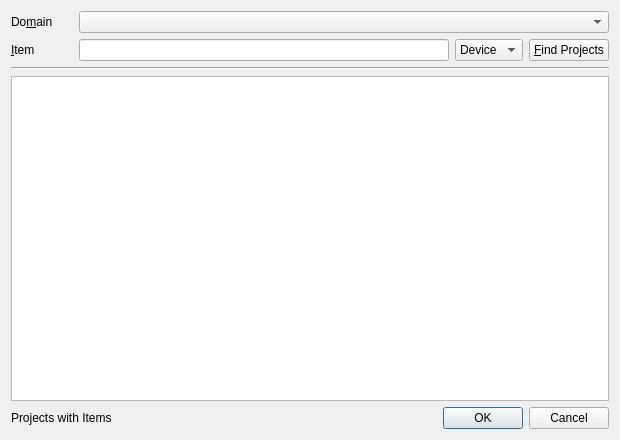
<?xml version="1.0" encoding="UTF-8"?>
<ui version="4.0">
 <class>Dialog</class>
 <widget class="QDialog" name="Dialog">
  <property name="geometry">
   <rect>
    <x>0</x>
    <y>0</y>
    <width>620</width>
    <height>440</height>
   </rect>
  </property>
  <property name="minimumSize">
   <size>
    <width>620</width>
    <height>440</height>
   </size>
  </property>
  <property name="windowTitle">
   <string>Dialog</string>
  </property>
  <layout class="QVBoxLayout" name="verticalLayout">
   <item>
    <layout class="QHBoxLayout" name="horizontalLayout">
     <item>
      <widget class="QLabel" name="label_domain">
       <property name="minimumSize">
        <size>
         <width>62</width>
         <height>0</height>
        </size>
       </property>
       <property name="text">
        <string>Do&amp;main</string>
       </property>
       <property name="buddy">
        <cstring>combo_domain</cstring>
       </property>
      </widget>
     </item>
     <item>
      <widget class="QComboBox" name="combo_domain">
       <property name="sizePolicy">
        <sizepolicy hsizetype="Preferred" vsizetype="Fixed">
         <horstretch>1</horstretch>
         <verstretch>0</verstretch>
        </sizepolicy>
       </property>
      </widget>
     </item>
    </layout>
   </item>
   <item>
    <layout class="QHBoxLayout" name="horizontalLayout_2">
     <item>
      <widget class="QLabel" name="label_item_id">
       <property name="minimumSize">
        <size>
         <width>62</width>
         <height>0</height>
        </size>
       </property>
       <property name="text">
        <string>&amp;Item</string>
       </property>
       <property name="buddy">
        <cstring>text_name_part</cstring>
       </property>
      </widget>
     </item>
     <item>
      <widget class="QLineEdit" name="text_name_part">
       <property name="sizePolicy">
        <sizepolicy hsizetype="Expanding" vsizetype="Fixed">
         <horstretch>1</horstretch>
         <verstretch>0</verstretch>
        </sizepolicy>
       </property>
      </widget>
     </item>
     <item>
      <widget class="QComboBox" name="combo_item_type">
       <item>
        <property name="text">
         <string>Device</string>
        </property>
       </item>
       <item>
        <property name="text">
         <string>Macro</string>
        </property>
       </item>
       <item>
        <property name="text">
         <string>Server</string>
        </property>
       </item>
      </widget>
     </item>
     <item>
      <widget class="QPushButton" name="button_find_projects">
       <property name="text">
        <string>&amp;Find Projects</string>
       </property>
      </widget>
     </item>
    </layout>
   </item>
   <item>
    <layout class="QVBoxLayout" name="verticalLayout_2">
     <item>
      <widget class="Line" name="line">
       <property name="orientation">
        <enum>Qt::Horizontal</enum>
       </property>
      </widget>
     </item>
     <item>
      <widget class="QTableWidget" name="table_projects"/>
     </item>
     <item>
      <layout class="QHBoxLayout" name="bottom_horizontal_layout">
       <item>
        <widget class="QLabel" name="label_status">
         <property name="enabled">
          <bool>true</bool>
         </property>
         <property name="sizePolicy">
          <sizepolicy hsizetype="Preferred" vsizetype="Preferred">
           <horstretch>1</horstretch>
           <verstretch>0</verstretch>
          </sizepolicy>
         </property>
         <property name="text">
          <string>Projects with Items</string>
         </property>
        </widget>
       </item>
       <item>
        <widget class="QDialogButtonBox" name="button_box">
         <property name="standardButtons">
          <set>QDialogButtonBox::Cancel|QDialogButtonBox::Ok</set>
         </property>
        </widget>
       </item>
      </layout>
     </item>
    </layout>
   </item>
  </layout>
 </widget>
 <resources/>
 <connections/>
</ui>
